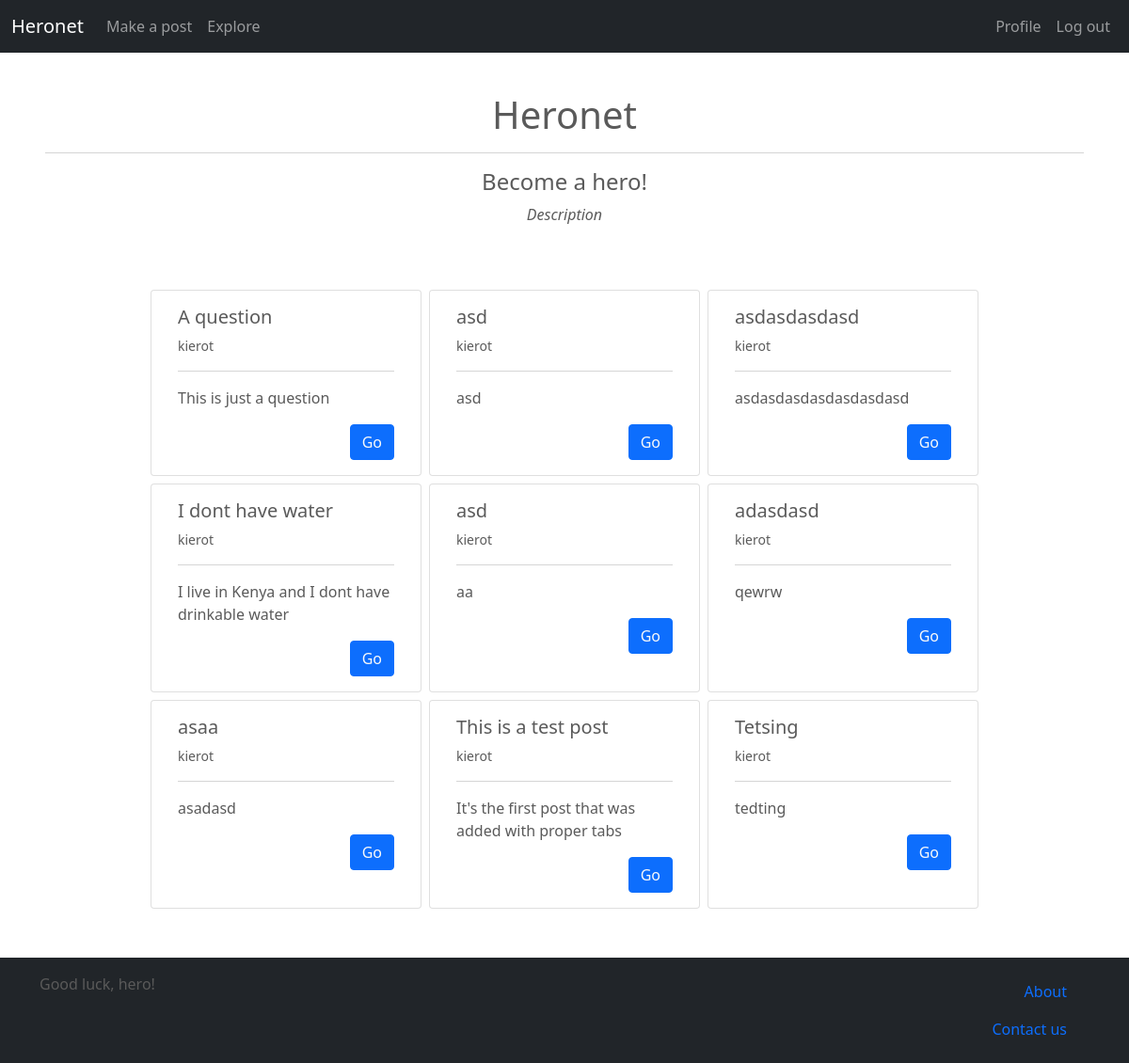
The app's page / (signed in) with its own data.
### main/models.py (models this page shows, shortened)
class Post(models.Model):
    title = models.CharField(max_length=120)
    text = models.CharField(max_length=2000)
    author = models.ForeignKey(User, on_delete=models.PROTECT)
    reply_post = models.IntegerField(null=True, blank=True)
    reply_tab = models.IntegerField(null=True, blank=True)

### main/views.py (the view)
# urls.py: 2. Add a URL to urlpatterns:  path('', views.home, name='home')
def home(request):
    posts = Post.objects.all().filter(reply_post=None)
    content = {
        'posts':posts,
    }
    return render(request, 'index.html', content)

### main/templates/index.html (shortened to what this page needs)
{% extends 'base.html' %}
{% block content %}
<div class='container'>
    <div class="row text-center">
        <h1 class='mb-3'>Heronet</h1>
        <hr>
        <h4>Become a hero!</h4>
        <p><i>Description</i></p>
    </div>
    <div class='d-flex row mt-5 justify-content-center'>
        {% for post in posts %}
            {% include 'builder/post_prev.html' %}
        {% endfor %}
    </div>
</div>
{% endblock %}

### main/templates/builder/post_prev.html (shortened to what this page needs)
<div class="card m-1 post-preview" style="width: 18rem;" onclick="{% if selected == 'focused' %}focused(this){% endif %}">
    <div class="card-body">
        <div class='row'>
            <h5 class="card-title">{{post.title}}</h5>
            <small>{{post.author}}</small>
        </div>
        <hr>
        <p class="card-text">{{post.text}}</p>
        <div class='d-flex justify-content-end'>
            <a href="{% url 'post' id=post.id %}" class='btn btn-primary text-light'>Go</a>
        </div>
    </div>
</div>

### main/static/css/main.css (style rules this page uses)
html { overflow-x: hidden; }
body { color: #5a5a5a; padding-top: 50px; min-height: 100vh; overflow-x: hidden; }
.post-preview { transition: 0.5s; }
.post-preview a { color:#5a5a5a }

### records on screen
Post: title "A question", author "kierot", text "This is just a question"
Post: title "asd", author "kierot", text "asd"
Post: title "asdasdasdasd", author "kierot", text "asdasdasdasdasdasdasd"
Post: title "I dont have water", author "kierot", text "I live in Kenya and I dont have drinkable water"
Post: title "asd", author "kierot", text "aa"
Post: title "adasdasd", author "kierot", text "qewrw"
Post: title "asaa", author "kierot", text "asadasd"
Post: title "This is a test post", author "kierot", text "It's the first post that was added with proper tabs"
Post: title "Tetsing", author "kierot", text "tedting"
